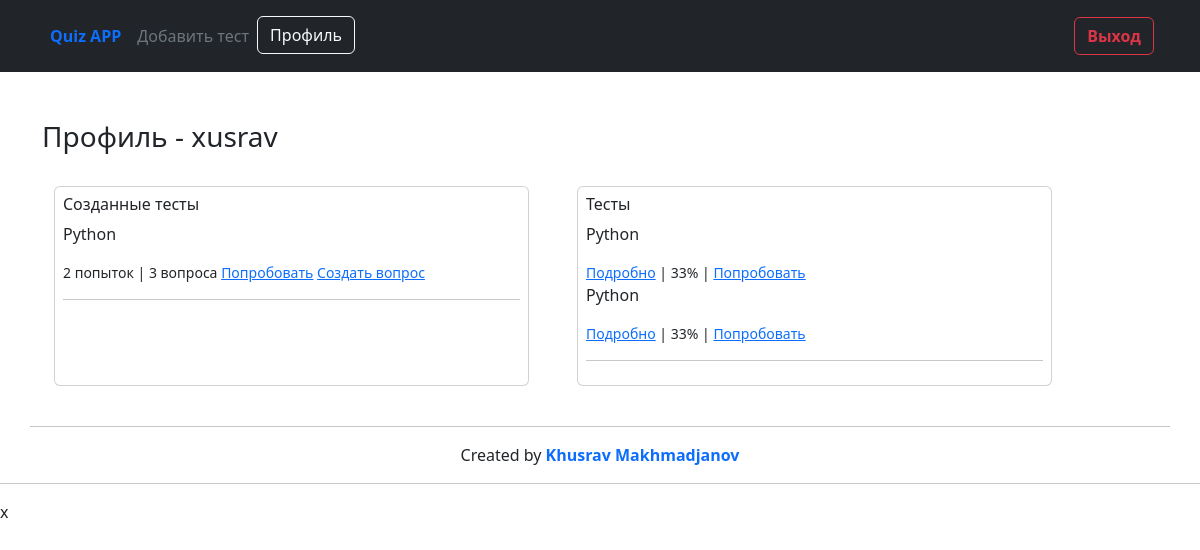
/profile/1/ (signed in), run on the app's committed database.
### quiz_main/models.py (models this page shows, shortened)
class Test(models.Model):
    author = models.ForeignKey(User, on_delete=models.CASCADE)
    category = models.ForeignKey(Category, on_delete=models.PROTECT)
    title = models.CharField(max_length=200)
    max_attempts = models.PositiveIntegerField(default=1)
    start_date = models.DateTimeField(auto_now_add=True, blank=True, null=True)
    end_time = models.DateTimeField(default=timezone.now() + timezone.timedelta(days=10))
    percentage = models.PositiveIntegerField()

class ChekTest(models.Model):
    student = models.ForeignKey(User, on_delete=models.CASCADE)
    test = models.ForeignKey(Test, on_delete=models.CASCADE)
    finded_question = models.PositiveIntegerField(default=0)
    user_passed = models.BooleanField(default=False)
    percentage = models.PositiveIntegerField(default=0)

### quiz_main/views.py (the view)
# urls.py: path('profile/<int:user_id>/', profile, name='profile')
@login_required(login_url='login')
def profile(req, user_id):
    user = get_object_or_404(User, id=user_id)
    return render(req, 'profile.html', {'user': user})

### templates/profile.html (shortened to what this page needs)
{% extends 'base.html' %}
{% block content %}
    <div class="container">
        <div class="content mt-5">
            <h3>Профиль - {{ user }}</h3>
            <div class="row">
                <div class="card p-2 col-5 m-4">
                    <h6>Созданные тесты</h6>
                    {% for i in user.test_set.all %}
                        <p>{{ i.title }}</p>
                        <small class="d-inline">
                            {{ i.chektest_set.all.count }} попыток | {{ i.question_set.all.count }} вопроса
                            <a href="{% url 'ready_to_test' i.pk %}">Попробовать</a>
                            {% if user == request.user %}
                                <a href="{% url 'new_question' i.id %}">Создать вопрос</a>
                            {% endif %}
                        </small>
                    {% endfor %}
                    <hr>
                </div>
                <div class="col-5 m-4 p-2 card">
                    <h6>Тесты</h6>
                    {% for i in user.chektest_set.all %}
                        <p>{{ i.test.title }}</p>
                        <small class="d-inline">
                            <a href="{% url 'checktest' i.id %}">Подробно</a> | {{ i.percentage }}% |
                            <a href="{% url 'ready_to_test' i.pk %}">Попробовать</a>
                        </small>
                    {% endfor %}
                    <hr>
                </div>
            </div>
        </div>
    </div>
{% endblock %}

### data on the page
Test: title "Python", chektest_set.all.count "2", question_set.all.count "3"
ChekTest: test "Python", percentage "33"
ChekTest: test "Python", percentage "33"

### other printed values
{{ user }} "xusrav"
